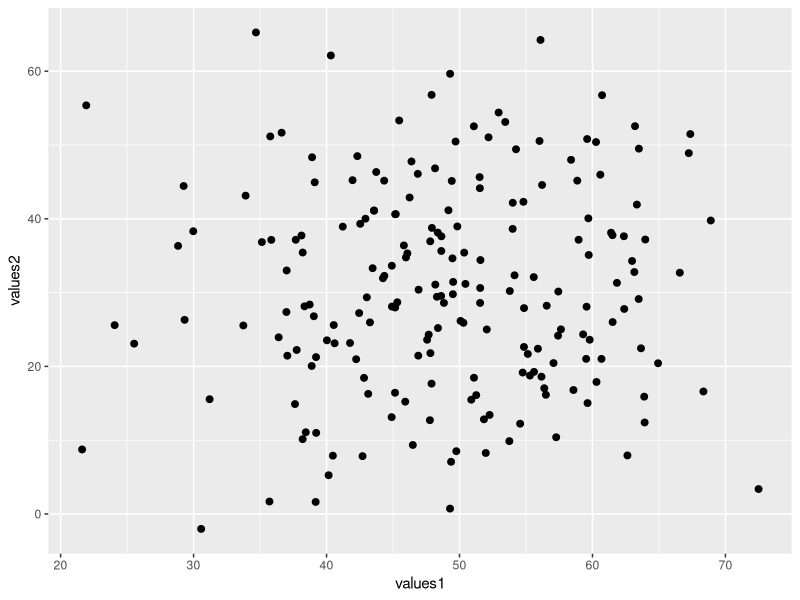
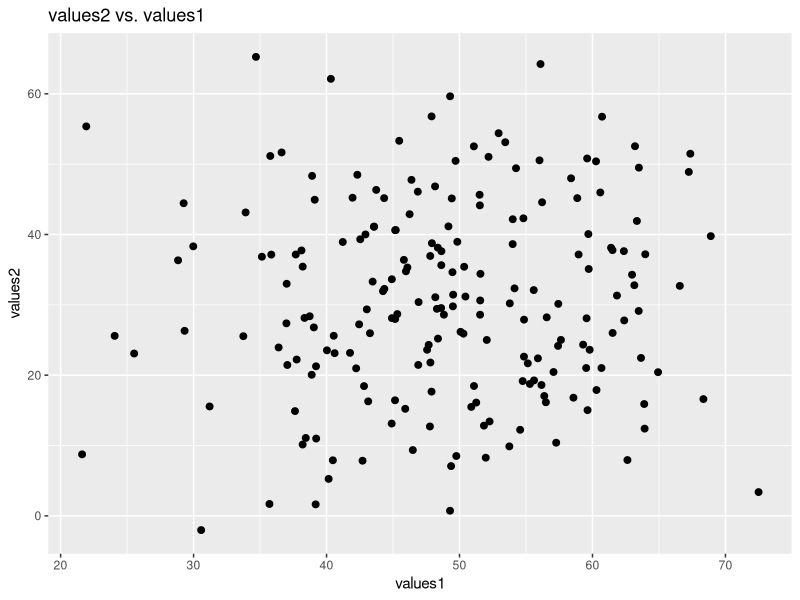
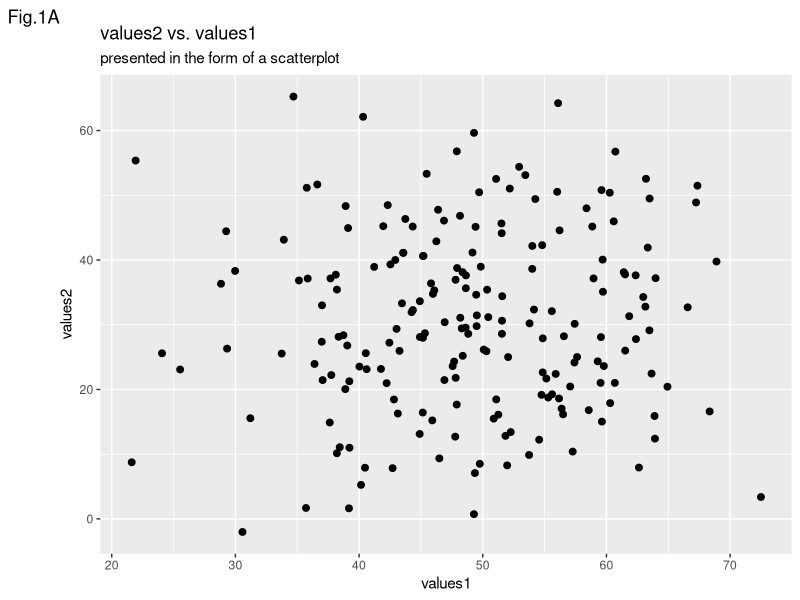
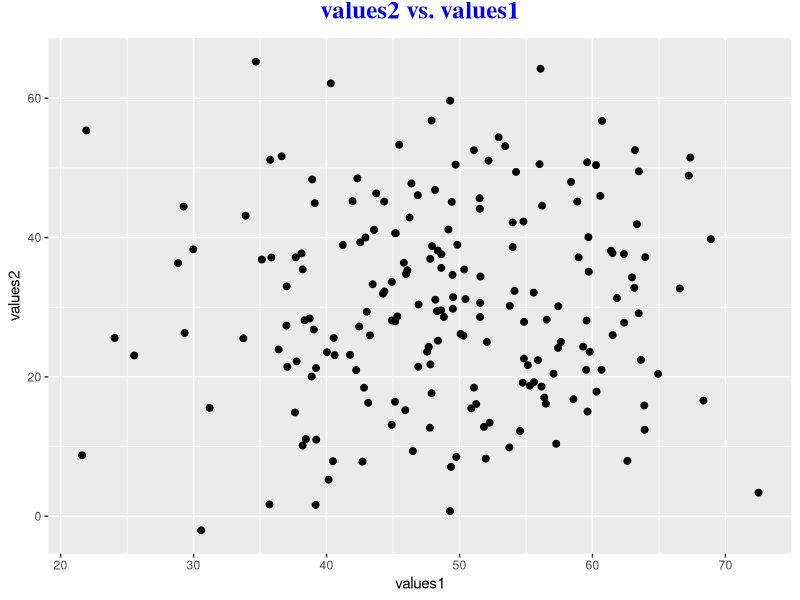

These figures' R source, in order:
## ---- chunk 1
knitr::opts_chunk$set(echo = TRUE)

# title: plot title
# author: jonathan
# revised: 11/2/2020 

WEB <- c("https://bioceed.uib.no/dropfolder/bioSTATS/Rmd/Basic/Visualizing/Essential/plot-title.html")
GIT <- c("https://github.com/jonathansoule/biostats/blob/master/Basic/Visualizing/Essential/plot-title.Rmd")
library(ggplot2)
## ---- chunk 2
# variable 1
values1 <- rnorm(200, mean=50, sd=10) 

# variable 2
values2 <- c(rnorm(100, mean=20, sd=10), rnorm(100, mean=40, sd=10))

# dataframe
df <- data.frame(values1, values2)

# scatter plot
baseplot <- ggplot(df, aes(values1, values2)) +
  geom_point(size=2) 
baseplot
## ---- chunk 3
baseplot +
  labs(title="values2 vs. values1")
## ---- chunk 4
baseplot +
  labs(title = "values2 vs. values1", subtitle = "presented in the form of a scatterplot", tag="Fig.1A")
## ---- chunk 5
baseplot +
  labs(title="values2 vs. values1") +
  theme(plot.title = element_text(family = "serif", 
                                  face = "bold", 
                                  color = "blue",
                                  size = 18,
                                  hjust = .5,
                                  vjust = 2))
